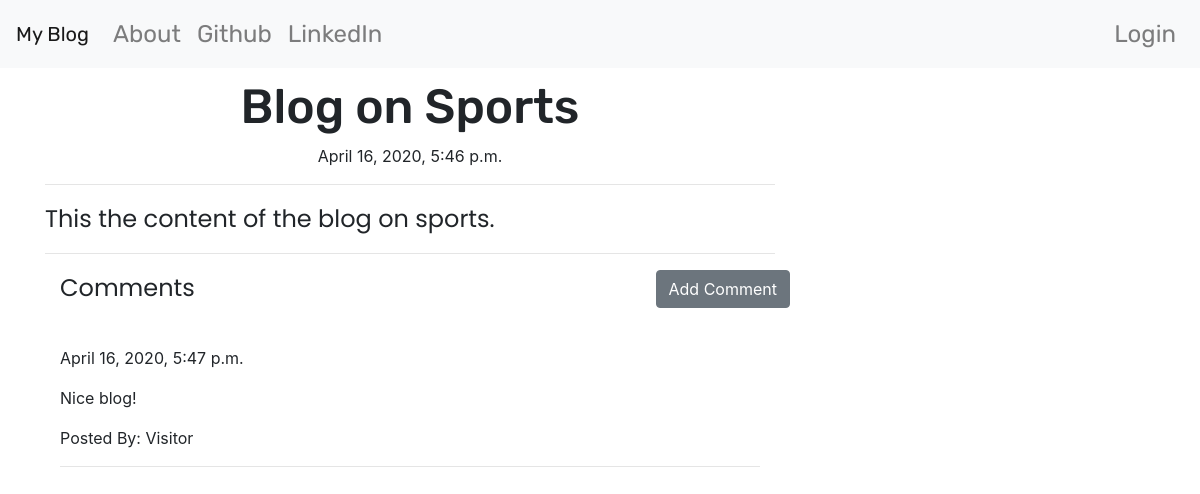
/post/6, run on the app's committed database.
### blog/models.py (models this page shows, shortened)
class Post(models.Model):
    author = models.ForeignKey('auth.User', on_delete=models.CASCADE)
    title = models.CharField(max_length=200)
    text = models.TextField()
    created_date = models.DateTimeField(default=timezone.now)
    published_date = models.DateTimeField(blank=True,null=True)

class Comment(models.Model):
    post = models.ForeignKey('blog.Post', related_name='comments', on_delete=models.CASCADE)
    author = models.CharField(max_length=200)
    text = models.TextField()
    created_date = models.DateTimeField(default=timezone.now)
    approved_comment = models.BooleanField(default=False)

### blog/views.py (the view)
# urls.py: path('post/<int:pk>',views.PostDetailView.as_view(), name='post_detail'),
class PostDetailView(DetailView):
    model = Post

### blog/templates/blog/post_detail.html (shortened to what this page needs)
{% extends "blog/base.html" %}
{% block content %}
  <h1 class="posttitle loader">{{post.title}}</h1>
  {% if post.published_date %}
    <div class="date postdate">
      {{post.published_date}}
    </div>
  {% else %}
    <a class="btn btn-secondary" href="{% url 'post_publish' pk=post.pk %}">Publish</a>
  {% endif %}
  <hr>
  <p class="postcontent">{{post.text|safe|linebreaksbr}}</p>
  <hr>
  <a class="btn btn-secondary btn-comment" href="{% url 'add_comment_to_post' pk=post.pk %}">Add Comment</a>
  <div class="container">
    <p class="postcontent">Comments</p>
    {% for comment in post.comments.all %}
      <br>
      {% if user.is_authenticated or comment.approved_comment %}
        {{comment.created_date}}
        <p>{{comment.text|safe|linebreaks}}</p>
        <p>Posted By: {{comment.author}}</p>
        <hr>
      {% endif %}
      {% empty %}
      <p>No Comments!</p>
    {% endfor %}
  </div>
{% endblock %}

### blog/static/css/blog.css (style rules this page uses)
.postdate { text-align: center; }
.posttitle { font-family: 'Rubik', sans-serif; font-size: 3em; text-align: center; }
.postcontent { font-family: 'Poppins', sans-serif; font-size: 1.5em; }
.btn-comment { position: absolute; right: 0px; }
.loader { filter:hue-rotate(0deg); color: linear-gradient(45deg,#0f8,#08f); animation:hue 5000ms infinite linear; }

### data on the page
Post: title "Blog on Sports", published_date "April 16, 2020, 5:46 p.m.", text "This the content of the blog on sports."
Comment: created_date "April 16, 2020, 5:47 p.m.", text "Nice blog!", author "Visitor"
